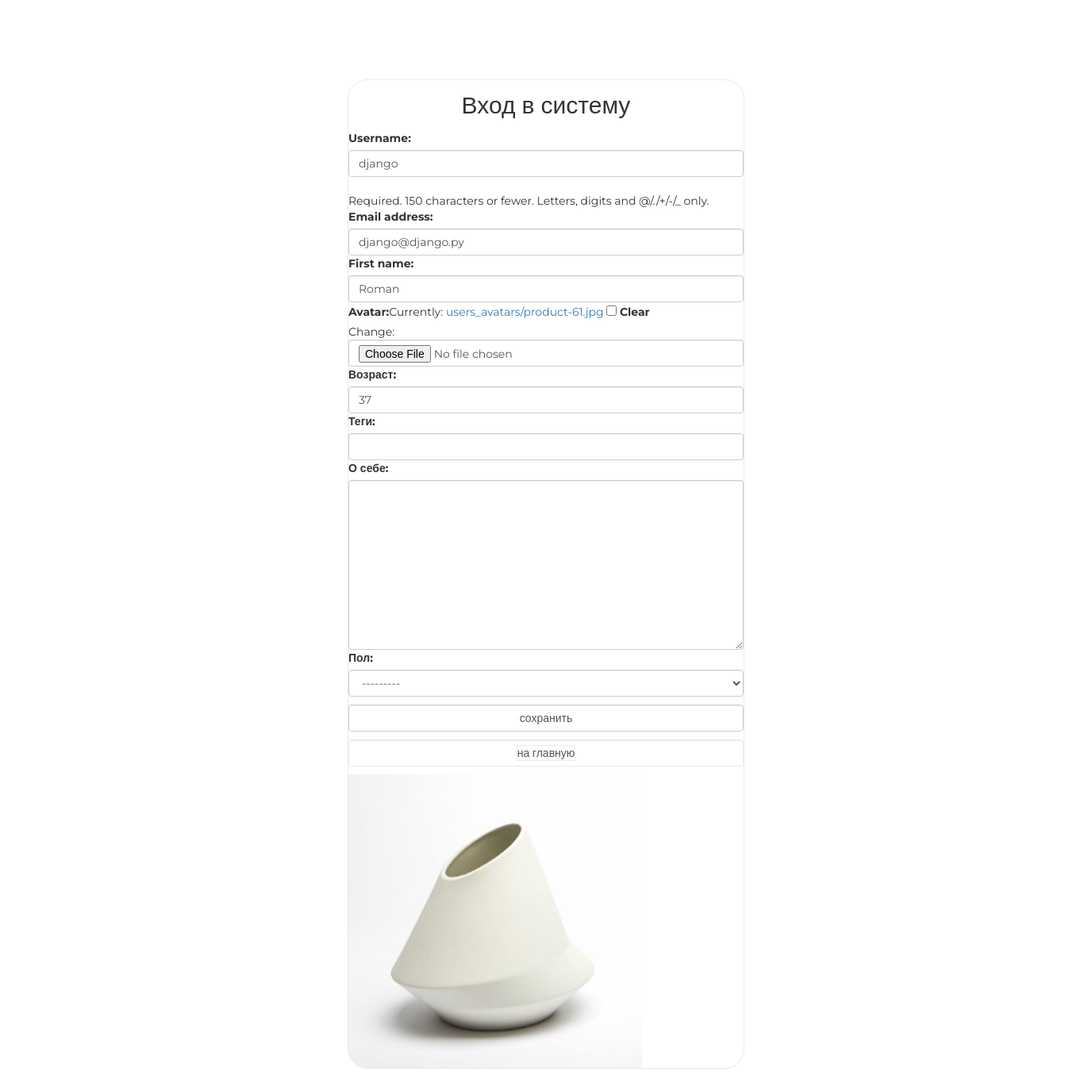
Screenshot of /auth/edit/ (signed in) with the database file from the repository.
### authapp/models.py (models this page shows, shortened)
class ShopUser(AbstractUser):
    avatar = models.ImageField(upload_to='users_avatars', blank=True)
    age = models.PositiveSmallIntegerField(verbose_name='возраст', blank=True)
    activation_key = models.CharField(max_length=128, blank=True)
    activation_key_expires = models.DateTimeField(auto_now_add=True, blank=True, null=True)

### authapp/views.py (the view)
# urls.py: path('edit/', authapp.edit, name='edit'),
@transaction.atomic
def edit(request):
    if request.method == 'POST':
        edit_form = ShopUserEditForm(request.POST, request.FILES, instance=request.user)
        profile_form = ShopUserProfileEditForm(request.POST, request.FILES, instance=request.user.shopuserprofile)
        if edit_form.is_valid() and profile_form.is_valid():
            edit_form.save()
            return HttpResponseRedirect(reverse('auth:edit'))
    else:
        edit_form = ShopUserEditForm(instance=request.user)
        profile_form = ShopUserProfileEditForm(instance=request.user.shopuserprofile)
    content = {
        'title': 'редактирование',
        'form': edit_form,
        'profile_form': profile_form
    }
    return render(request, 'authapp/edit.html', content)

### authapp/forms.py (shortened to what this page needs)
class ShopUserEditForm(UserChangeForm):
    class Meta:
        model = ShopUser
        fields = ('username', 'email', 'first_name', 'avatar', 'age', 'password')
    def __init__(self, *args, **kwargs):
        super().__init__(*args, **kwargs)
        for field_name, field in self.fields.items():
            field.widget.attrs['class'] = 'form-control'
            if field_name == 'password':
                field.widget = forms.HiddenInput()

class ShopUserProfileEditForm(forms.ModelForm):
    class Meta:
        model = ShopUserProfile
        fields = ('tagline', 'aboutMe', 'gender')
    def __init__(self, *args, **kwargs):
        super(ShopUserProfileEditForm, self).__init__(*args, **kwargs)
        for field_name, field in self.fields.items():
            field.widget.attrs['class'] = 'form-control'

### mainapp/context_processors.py (called while the page is built)
def basket(request):
    print(f'context processor basket works')
    basket = []
    if request.user.is_authenticated:
        basket = Basket.objects.filter(user=request.user).order_by('product__category').select_related()
    return {
        'basket': basket,
    }

### authapp/templates/authapp/edit.html (shortened to what this page needs)
{% extends 'authapp/base.html' %}
{% block content %}
    <form class="form-horizontal" action="{% url 'auth:edit' %}" method="post" enctype="multipart/form-data">
        {{ form.as_table }}
        {{ profile_form.as_table }}
        <input type="submit" value="сохранить" class="form-control">
    </form>
    <button class="btn-default form-control">
        <a href="{% url 'main' %}">
            на главную
        </a>
    </button>
    <div>
        <img src="/media/{{ user.avatar }}" alt="аватар">
    </div>
{% endblock %}

### static/css/style.css (style rules this page uses)
* { margin: 0; padding: 0; }
body { font-family: 'Montserrat', sans-serif; }
html, body { height: 100%; }
.login .form-control[type="submit"] { margin: 10px auto; }
.login button { border: 1px solid #eaeaea; margin-bottom: 10px; text-decoration: none; display: block; width: 100%; }
.login button a, .login button a:hover { border: 1px solid #eaeaea; color: #555; text-decoration: none; }
.login form { margin-bottom: 10px; }

### rows the page displays
ShopUser: username "django", email "django@django.py", first_name "Roman", age "37", avatar (picture)
